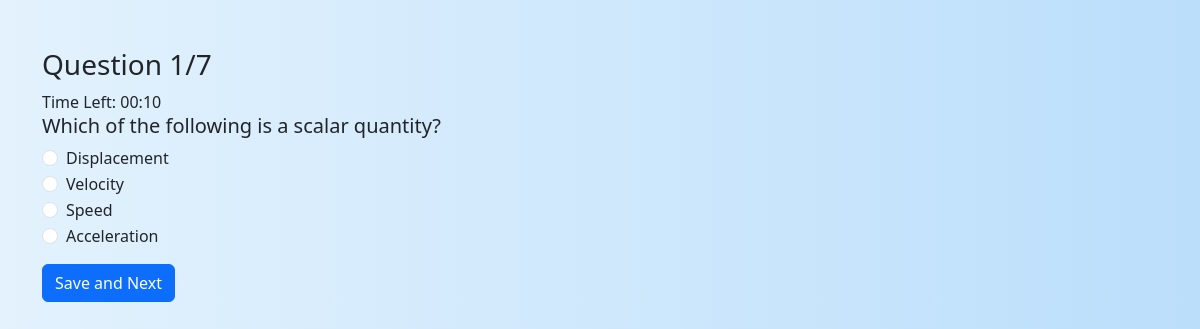
/start_quiz/3/1, run on the app's committed database.
### app.py (models this page shows)
class Question(db.Model):
    id = db.Column(db.Integer, primary_key=True)
    quiz_id = db.Column(db.Integer, db.ForeignKey('quiz.id'), nullable=False)
    question_text = db.Column(db.Text, nullable=False)
    option1 = db.Column(db.String(200), nullable=False)
    option2 = db.Column(db.String(200), nullable=False)
    option3 = db.Column(db.String(200), nullable=False)
    option4 = db.Column(db.String(200), nullable=False)
    correct_option = db.Column(db.Integer, nullable=False)
    chapter_id = db.Column(db.Integer, db.ForeignKey('chapter.id'), nullable=False)
    quiz = db.relationship('Quiz', back_populates='questions')

### app.py (the view, shortened to what this page needs)
@app.route('/start_quiz/<int:quiz_id>/<int:q_no>', methods=['GET', 'POST'])
def start_quiz(quiz_id, q_no):
    total_questions = Question.query.filter_by(quiz_id=quiz_id).count()
    if q_no > total_questions:
        return redirect(url_for('scores', quiz_id=quiz_id))
    question = Question.query.filter_by(quiz_id=quiz_id).offset(q_no - 1).first()
    options_list = [question.option1, question.option2, question.option3, question.option4] if question else []
    return render_template('start_quiz.html',
                           quiz_id=quiz_id,
                           question_no=q_no,
                           question=question,
                           options_list=options_list,
                           total_questions=total_questions,
                           duration=10)

### templates/start_quiz.html (shortened to what this page needs)
<!DOCTYPE html>
<html lang="en">
<head>
    <link rel="stylesheet" href="/static/style.css">
    <link rel="stylesheet" href="https://cdn.jsdelivr.net/npm/bootstrap@5.3.0/dist/css/bootstrap.min.css">
</head>
<body>
    <div class="container mt-5">
        <h3>Question {{ question_no }}/{{ total_questions if total_questions else '?' }}</h3>
        <div class="timer">
            Time Left: <span id="timer">00:{{ duration if duration else '00' }}</span>
        </div>
        {% if question %}
        <h5>{{ question.question_text }}</h5>
        <form action="{{ url_for('start_quiz', quiz_id=quiz_id, q_no=question_no) }}" method="POST">
            {% if options_list %}
                {% for option in options_list %}
                    <div class="form-check">
                        <input type="radio" name="answer" value="{{ option }}" class="form-check-input" required>
                        <label class="form-check-label">{{ option }}</label>
                    </div>
                {% endfor %}
            {% else %}
                <p>No options available.</p>
            {% endif %}
            <div class="mt-3">
                {% if question_no < total_questions %}
                    <button type="submit" class="btn btn-primary" onclick="setAction('save_next')">Save and Next</button>
                {% else %}
                    <button type="submit" class="btn btn-success" onclick="setAction('submit')">Submit</button>
                {% endif %}
            </div>
        </form>
        {% else %}
            <p>No question found.</p>
        {% endif %}
    </div>
</body>
</html>

### static/style.css (style rules this page uses)
body { background: linear-gradient(to right, #e3f2fd, #bbdefb); font-family: 'Poppins', sans-serif; color: #333; }
.container { margin-top: 40px; }
.btn { border-radius: 8px; transition: all 0.3s ease-in-out; font-weight: bold; }

### data on the page
Question: question_text "Which of the following is a scalar quantity?", option1 "Displacement", option2 "Velocity", option3 "Speed", option4 "Acceleration"

### other printed values
{{ question_no }} "1"
{{ total_questions if total_questions else '?' }} "7"
{{ duration if duration else '00' }} "10"
